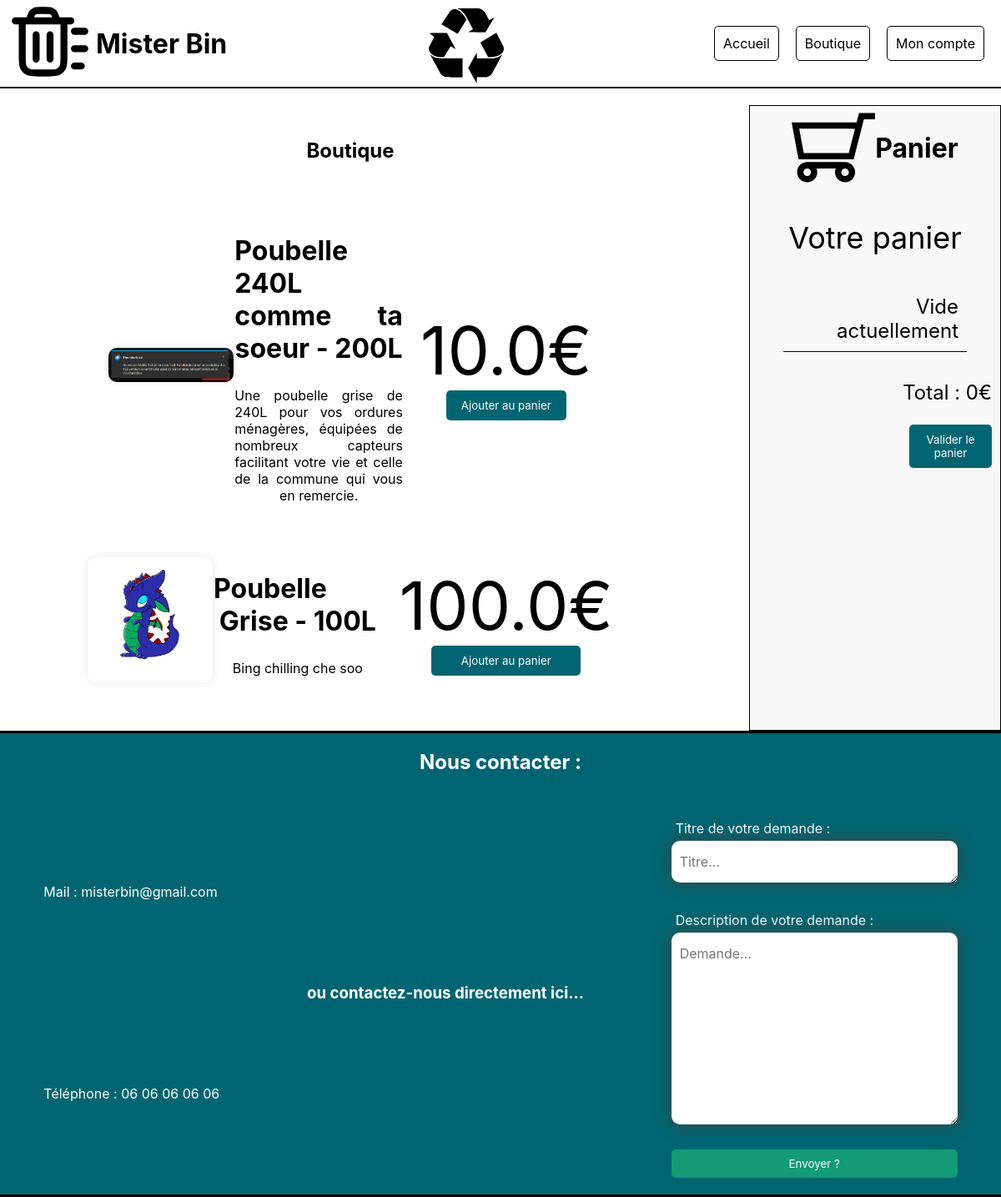
Page /shop/ on the earlier database version.
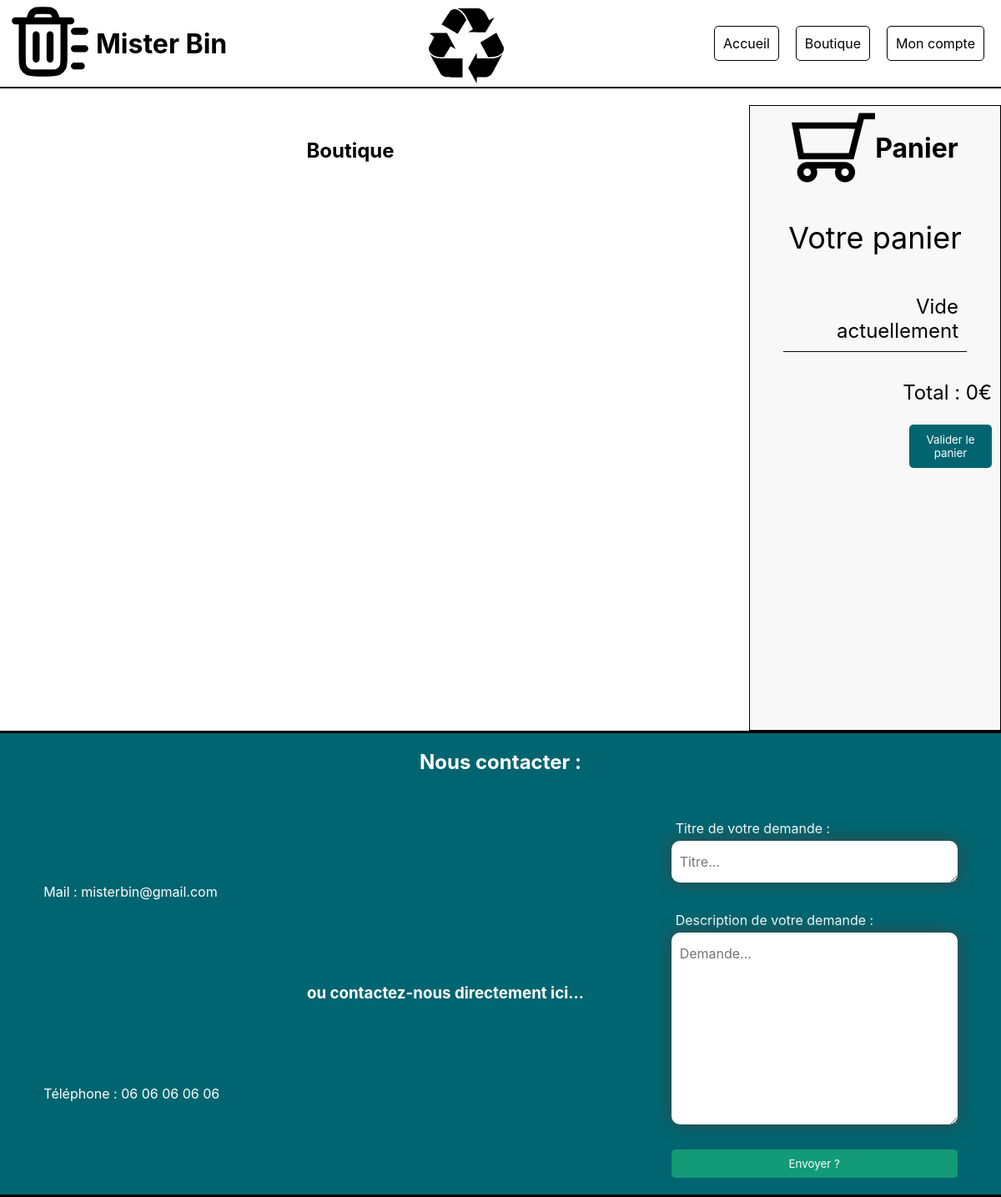
Same page on the later database version.
### tables this page shows
CREATE TABLE products(product_id INTEGER PRIMARY KEY AUTOINCREMENT NOT NULL, product_name VARCHAR(100), price REAL, img_url VARCHAR(100),desc TEXT, volume INTEGER, stock INTEGER);

### backend/app.py (the view)
@app.route('/shop/', methods=['GET','POST'])
def shop():
    if request.method == "POST":
        cart = request.form["cart"]
        products_ids = [int(i) for i in cart.split("-")]
        session["products_ids"] = utilities.runLengthEncoding(sorted(products_ids)) # dict {product_id : quantity}
        return redirect(url_for("cart_validation"))
    products = getProductsList()
    return render_template('shop.html',products=products)

### backend/app.py (called while the page is built)
def getProductsList():
    FIELDS = ["product_id","product_name","price","img_url","desc","volume","stock"]
    cursor.execute("SELECT {} FROM products".format(",".join(FIELDS)))
    products = cursor.fetchall()
    products = [dict(zip(FIELDS,product)) for product in products]
    return products

### frontend/templates/shop.html (shortened to what this page needs)
{%extends "base.html"%}
{%block stylesheets%} <link href="/static/css/shop.css" rel="stylesheet"> {%endblock%}
{%block content%}
<div class = "flex-row-content">
   <section class = "middleZone">
      <h1 id="titre_shop">Boutique</h1>
      <ul class = "itemList">
         {% for product in products %}
            <li class="item">
               <img class="itemPic" src="/static/images/products/{{ product.img_url}}" alt="Poubelle Grise">
               <section class = "itemInfo">
                  <h2 class="itemName"> {{ product.product_name }} - {{ product.volume }}L </h2>
                  <p class="itemDesc">
                     {{ product.desc }}
                  </p>
               </section>
               <section class="itemBuying">
                  <p class="itemPrice"> {{ product.price }}€ </p>
                  <button onclick="addToCart({product_id: '{{product.product_id}}',name: '{{product.product_name}} - {{ product.volume}}L', price: '{{product.price}}€', img_src:'../static/images/{{product.img_url}}'})"> Ajouter au panier </button>
               </section>
            </li>
         {% endfor  %}
      </ul>
   </section>
   <div id="shoppingCart" class="shopping-cart">
      <div class="shoppingHeader">
         <img id="cart_logo" src="/static/images/shopping-cart.svg" alt="Logo of the shopping cart" width="100" height="100">
         <h1 id="cart_title">Panier</h1>
      </div>
      <div class="shoppingContent">
         <p id="cart_text">Votre panier</p>
         <ul id="cart_list">
            <li id="emptyCart">Vide actuellement</li>
         </ul>
      </div>
      <div class = "shoppingFooter">
         <p id="total_amount">Total : 0€</p>
         <form id="validation-cart-form" action="/shop/" method="post" onsubmit="submitCart()">
            <button id="cartConfirmButton">Valider le panier</button>
         </form>
      </div>
   </div>
</div>
{%endblock%}

Differences in the rows shown:
removed products: img_url (picture), product_name "Poubelle 240L comme ta soeur", volume "200", desc "Une poubelle grise de 240L pour vos ordures ménagères, équipées de nombreux capteurs facilitant votre vie et celle de la commune qui vous en remercie.", price "10.0"
removed products: img_url (picture), product_name "Poubelle Grise", volume "100", desc "Bing chilling che soo", price "100.0"
